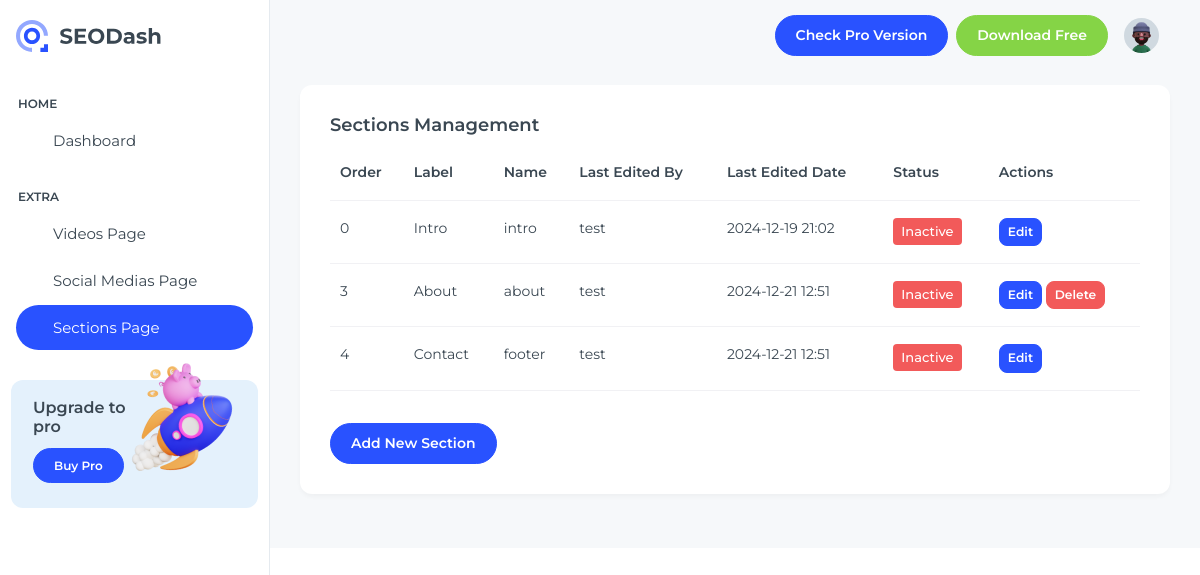
Before: /sections/ (signed in) with the older database file.
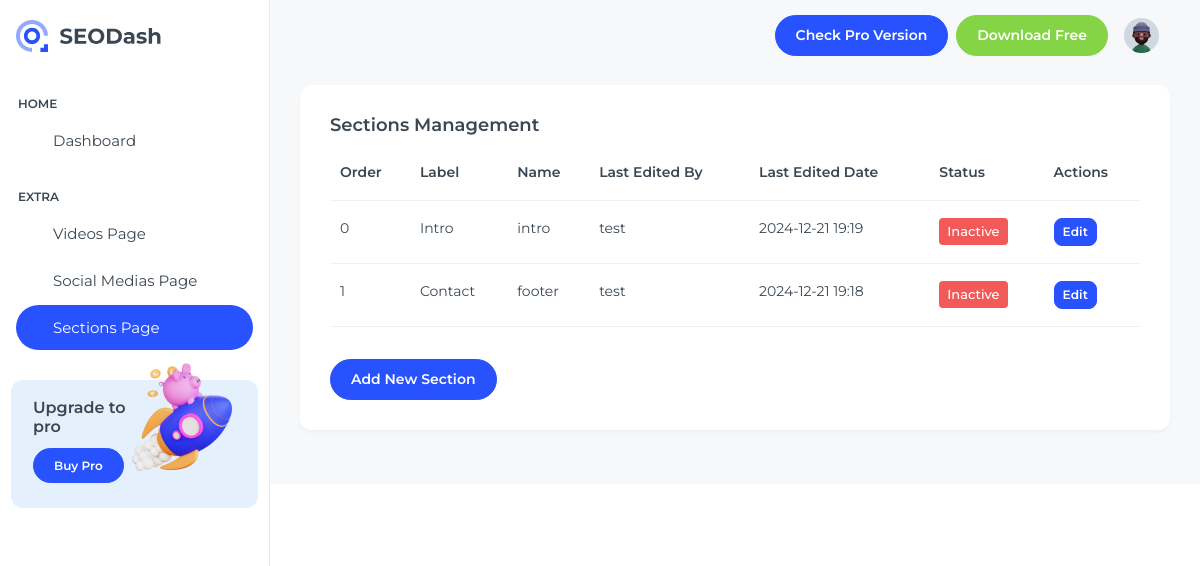
After: the same page with the newer database file.
### dashboard/models.py (models this page shows, shortened)
class Section(models.Model):
    id = models.AutoField(primary_key=True)
    is_active = models.BooleanField(default=False)
    order_number = models.SmallIntegerField(null=False)
    name = models.CharField(max_length=30, null=False)
    label = models.CharField(max_length=10, null=False)
    content = models.TextField()
    last_edited_by = models.ForeignKey(
        "auth.User", on_delete=models.CASCADE, related_name="edited_sections"
    )
    last_edited_date = models.DateTimeField(auto_now=True)
    class Meta:
        db_table = "sections"
        ordering = ["order_number"]
        constraints = [
            models.UniqueConstraint(
                fields=["order_number"], name="unique_section_order"
            )
        ]

### dashboard/views.py (the view)
# urls.py: path('sections/', views.sections_page, name='sections-page'),
@login_required
def sections_page(request):
    sections = Section.objects.all().order_by("order_number")
    return render(
        request, "SEODash-main/src/html/sections-page.html", {"sections": sections}
    )

### dashboard/templatetags/section_filters.py (called while the page is built)
@register.filter
def get_header_part(content, part):
    try:
        soup = BeautifulSoup(content, 'html.parser')
        if part == 'pretitle':
            return soup.select_one('.section-header__pretitle').get_text(strip=True)
        elif part == 'primary':
            return soup.select_one('.section-header__primary h2').get_text(strip=True)
        elif part == 'secondary':
            return soup.select_one('.section-header__secondary p').get_text(strip=True)
    except:
        return ''

@register.filter
def get_footer_part(content, part):
    if not content:
        return ""
    patterns = {
        "pretitle": r'<h3[^>]*class="[^"]*section-header__pretitle[^"]*"[^>]*>(.*?)</h3>',
        "primary": r'<div[^>]*class="[^"]*section-header__primary[^"]*"[^>]*>(.*?)</div>',
        "secondary": r'<div[^>]*class="[^"]*section-header__secondary[^"]*"[^>]*>(.*?)</div>',
    }
    if part in patterns:
        match = re.search(patterns[part], content, re.DOTALL | re.IGNORECASE)
        if match:
            return match.group(1).strip()
    return ""

### dashboard/templates/SEODash-main/src/html/sections-page.html (shortened to what the changed rows need)
{% load static %}
{% load section_filters %}
<!DOCTYPE html>
<html lang="en">
  <head>
    <link
      rel="stylesheet"
      href="{% static 'libs/simplebar/dist/simplebar.min.css' %}"
    />
    <link rel="stylesheet" href="{% static 'css/styles.min.css' %}" />
  </head>
  <body>
    <div
      class="page-wrapper"
      id="main-wrapper"
      data-layout="vertical"
      data-navbarbg="skin6"
      data-sidebartype="full"
      data-sidebar-position="fixed"
      data-header-position="fixed"
    >
      <div class="body-wrapper">
        <div class="container-fluid">
          <div class="card mb-4">
            <div class="card-body">
              {% if sections %}
              <div class="table-responsive">
                <table class="table">
                  <thead>
                    <tr>
                      <th>Order</th>
                      <th>Label</th>
                      <th>Name</th>
                      <th>Last Edited By</th>
                      <th>Last Edited Date</th>
                      <th>Status</th>
                      <th>Actions</th>
                    </tr>
                  </thead>
                  <tbody>
                    {% for section in sections %}
                    <tr>
                      <td>{{ section.order_number }}</td>
                      <td>{{ section.label }}</td>
                      <td>{{ section.name }}</td>
                      <td>{{ section.last_edited_by.username }}</td>
                      <td>{{ section.last_edited_date|date:"Y-m-d H:i" }}</td>
                      <td>
                        {% if section.is_active %}
                        <span class="badge bg-success">Active</span>
                        {% else %}
                        <span class="badge bg-danger">Inactive</span>
                        {% endif %}
                      </td>
                      <td>
                          <button
                              type="button"
                              class="btn btn-primary btn-sm"
                              data-bs-toggle="modal"
                              data-bs-target="#editModal{{ section.id }}"
                          >
                              Edit
                          </button>
                          {% if section.name != 'intro' and section.name != 'footer' %}
                              <form
                                  method="post"
                                  action="{% url 'delete_section' section.id %}"
                                  class="d-inline"
                              >
                                  <button type="submit" class="btn btn-danger btn-sm">
                                      Delete
                                  </button>
                              </form>
                          {% endif %}
                      </td>
                    </tr>
                    {% endfor %}
                  </tbody>
                </table>
              </div>
              {% else %}
              <p class="text-muted">No sections available.</p>
              {% endif %}
            </div>
          </div>
        </div>
      </div>
    </div>
  </body>
</html>

Changed rows visible on the page:
removed Section: order_number "3", label "About", name "about", last_edited_by.username "test", last_edited_date "2024-12-21 12:51", is_active "Inactive", shows "Delete"
changed Section "Intro": last_edited_date "2024-12-19 21:02" → "2024-12-21 19:19"
changed Section "Contact": order_number "4" → "1"; last_edited_date "2024-12-21 12:51" → "2024-12-21 19:18"
